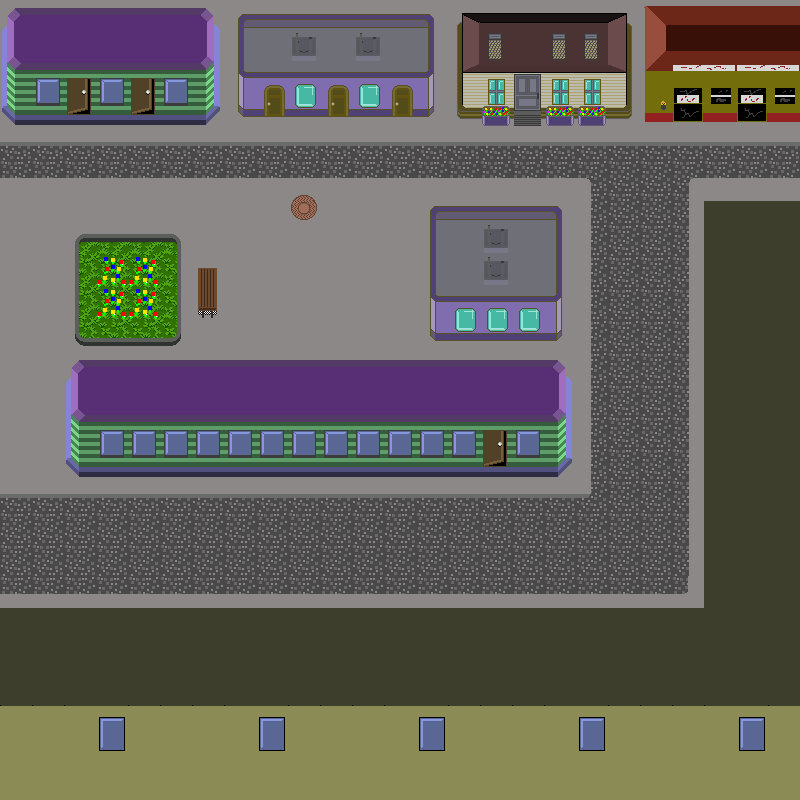

A 2D game scene composited from a Tiled map and its tileset images. What follows is a short description and the map's XML, with each tile layer's data collapsed to a summary:
An orthogonal 25x25 tile map with 32x32 px tiles, 4 tile layers (floor, upper_floor, objects, big_objects), 2 hidden layers not drawn, 2 tilesets.

<map version="1.0" orientation="orthogonal" renderorder="right-down" width="25" height="25" tilewidth="32" tileheight="32" nextobjectid="1">
 <tileset firstgid="1" name="city_floors" tilewidth="32" tileheight="32" tilecount="242" columns="22">
  <image source="../../images/stages/city_static/city_floors.png" width="729" height="352" />
 </tileset>
 <tileset firstgid="243" name="city_day_houses_big" tilewidth="32" tileheight="32" tilecount="192" columns="8">
  <image source="../../images/stages/city_static/city_day_houses_big.png" width="256" height="768" />
 </tileset>
 <layer name="floor" width="25" height="25">
  <data>[625 cells, 625 non-empty, 2 distinct tile ids]</data>
 </layer>
 <layer name="upper_floor" width="25" height="25">
  <data>[625 cells, 561 non-empty, 19 distinct tile ids]</data>
 </layer>
 <layer name="objects" width="25" height="25">
  <data>[625 cells, 2 non-empty, 2 distinct tile ids]</data>
 </layer>
 <layer name="big_objects" width="25" height="25">
  <data>[625 cells, 378 non-empty, 67 distinct tile ids]</data>
 </layer>
 <layer name="animated_objects" width="25" height="25" visible="0">
  <data>[625 cells, 8 non-empty, 8 distinct tile ids]</data>
 </layer>
 <layer name="characters" width="25" height="25" visible="0">
  <data>[625 cells, 0 non-empty, 0 distinct tile ids]</data>
 </layer>
</map>